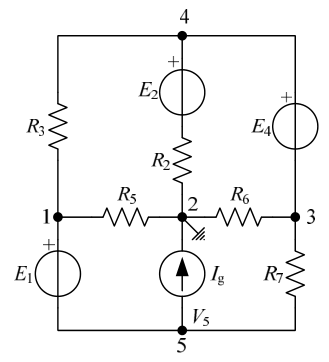
#> input picture samples/small_size_kolo.png, 329 x 362 px, found by its file name
$ python test.py
#> lines starting #> are read from the running program, lines starting #| are printed output that depends on the picture; after the words box and inside, x2 and y2 are one past the last pixel; in counts of white or black regions, pixels touching at a corner belong together
### src/old/flood_fill_tools.py
from matplotlib.pyplot import fill
import numpy as np
from skimage.segmentation import flood, flood_fill
import matplotlib.pyplot as plt
import cv2


def flood_recursive_find_max(matrix):
    width = len(matrix)
    height = len(matrix[0])
    max_count = 0
    max_cord = (0, 0)
    global count
    count = 0
    def fill(x,y,start_color,color_to_update):
        global count
        #if the square is not the same color as the starting point
        if matrix[x][y] != start_color:
            return
        #if the square is not the new color
        elif matrix[x][y] == color_to_update:
            return
        else:
            #update the color of the current square to the replacement color
            matrix[x][y] = color_to_update
            count += 1
            neighbors = [(x-1,y),(x+1,y),(x-1,y-1),(x+1,y+1),(x-1,y+1),(x+1,y-1),(x,y-1),(x,y+1)]
            for n in neighbors:
                if 0 <= n[0] <= width-1 and 0 <= n[1] <= height-1:
                    fill(n[0],n[1],start_color,color_to_update)

    for i in range(width):
        for j in range(height):
            if matrix[i][j] != 0:
                start_color = matrix[i][j]
                fill(i,j,start_color,0)
                if count > max_count:
                    max_count = count
                    max_cord = (i,j)
                count = 0
    print(max_count, max_cord)
    return max_cord

def flood_recursive(matrix, cord):
    width = len(matrix)
    height = len(matrix[0])
    def fill(x,y,start_color,color_to_update):
        global count
        #if the square is not the same color as the starting point
        if matrix[x][y] != start_color:
            return
        #if the square is not the new color
        elif matrix[x][y] == color_to_update:
            return
        else:
            #update the color of the current square to the replacement color
            matrix[x][y] = color_to_update
            count += 1
            neighbors = [(x-1,y),(x+1,y),(x-1,y-1),(x+1,y+1),(x-1,y+1),(x+1,y-1),(x,y-1),(x,y+1)]
            for n in neighbors:
                if 0 <= n[0] <= width-1 and 0 <= n[1] <= height-1:
                    fill(n[0],n[1],start_color,color_to_update)

    i = cord[0]
    j = cord[1]
    start_color = matrix[i][j]
    fill(i,j,start_color,0)
    return matrix

def find_closest(matrix, target, radius):
    nonzero = np.argwhere(matrix != 0)
    distances = np.sqrt((nonzero[:,0] - target[0]) ** 2 + (nonzero[:,1] - target[1]) ** 2)
    a = np.where(distances < radius)
    print(a)
    nonzero = np.zeros(matrix.shape)
    nonzero[a] = 1

### src/old/test.py
import cv2
import numpy as np
import matplotlib.pyplot as plt
import random
import sys
from skimage.morphology import skeletonize
from scipy.fft import fft2, fftshift
from skimage import img_as_float
from skimage.color import rgb2gray
from skimage.data import astronaut
from skimage.filters import window
from skimage import filters

from old.flood_fill_tools import flood_recursive, flood_recursive_find_max, find_closest
sys.setrecursionlimit(10000)


filename = "samples/small_size_kolo.png"
img = cv2.imread(filename)
#> img is the input picture: shape (362, 329, 3); min 0, max 255, mean 244.3
color_img = img.copy()
img = cv2.cvtColor(img, cv2.COLOR_BGR2GRAY)
#> img: shape (362, 329)
img = cv2.bitwise_not(img)
pure_img = img.copy()

# threshold image
_, img = cv2.threshold(img, 0, 255, cv2.THRESH_BINARY | cv2.THRESH_OTSU)
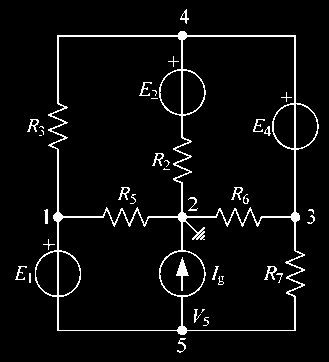
#> img: shape (362, 329); 4.9% white in thin lines or dots, all inside (x1, y1, x2, y2) = (15, 9, 319, 353)
org = img.copy()

delta = org.copy()
flood_recursive(delta, flood_recursive_find_max(img))
#> in flood_recursive_find_max, `width = len(matrix)`: width = 362
#> in flood_recursive_find_max, `height = len(matrix[0])`: height = 329
#> after the loop in flood_recursive_find_max, `for i in range(width):`: max_cord = (31, 180); max_count = 4590
#| 4590 (31, 180)
#> in flood_recursive, `i = cord[0]`: i = 31
#> in flood_recursive, `j = cord[1]`: j = 180
#> in flood_recursive, `start_color = matrix[i][j]`: start_color = 255
#> in fill, `neighbors = [(x-1,y),(x+1,y),(x-1,y-1),(x+1,y+1),(x-1,y+1),(x+1,y-1),(..`: neighbors = [(30, 180), (32, 180), (30, 179), (32, 181), (30, 181), (32, 179), (31, 179), (31, 181)]
#> the loop in fill, `for n in neighbors:` made 8 passes
#> n on pass 2: (32, 180)
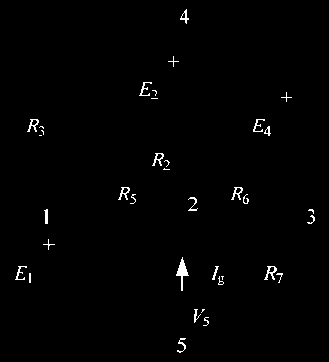
#> delta: shape (362, 329); 1% white in thin lines or dots, all inside (x1, y1, x2, y2) = (15, 9, 315, 353)
#> img: shape (362, 329); 4.89% of pixels changed, all inside (x1, y1, x2, y2) = (15, 9, 319, 353)

img = delta.copy()
delta = org - delta
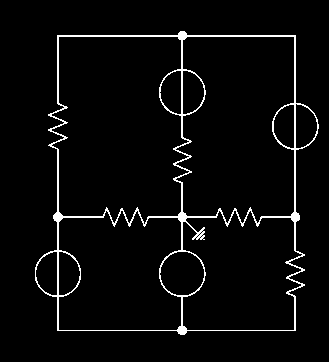
#> delta: shape (362, 329); 3.9% white in thin lines or dots, all inside (x1, y1, x2, y2) = (35, 31, 319, 335)
delta = delta//255
unique_values = np.unique(delta)
#> unique_values = [0, 1]

skeleton = skeletonize(delta)
#> skeleton: shape (362, 329) bool; 2% white in thin lines or dots, all inside (x1, y1, x2, y2) = (35, 35, 318, 331)
skeleton = skeleton.astype(np.uint8)
skeleton *= 255
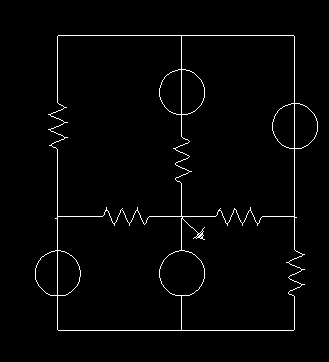
#> skeleton: shape (362, 329); 2% white in thin lines or dots, all inside (x1, y1, x2, y2) = (35, 35, 318, 331)

circles = cv2.HoughCircles(skeleton, cv2.HOUGH_GRADIENT, 1, 1, param1=1, param2=30, minRadius=0, maxRadius=100)
#> circles = [[181.5, 272.5, 21.7], [183.5, 92.5, 21.6], [183.5, 274.5, 21.3], [53.5, 273.5, 25.2], [177.5, 272.5, 25.2], [184.5, 270.5, 25], [184.5, 93.5, 20.5], [184.5, 88.5, 25.7], [179.5, 270.5, 20.5], [177.5, 275.5, 25.1]]
if circles is None:
    quit()
circles = np.uint16(np.around(circles))
#> circles = [[182, 272, 22], [184, 92, 22], [184, 274, 21], [54, 274, 25], [178, 272, 25], [184, 270, 25], [184, 94, 20], [184, 88, 26], [180, 270, 20], [178, 276, 25]]


skeleton_rgb = cv2.cvtColor(skeleton, cv2.COLOR_GRAY2BGR)
for i in circles[0, :]:
    cv2.circle(skeleton_rgb, (i[0], i[1]), i[2], (0, 255, 0), 2)
    cv2.circle(skeleton_rgb, (i[0], i[1]), 2, (0, 0, 255), 3)
#> this loop made 10 passes
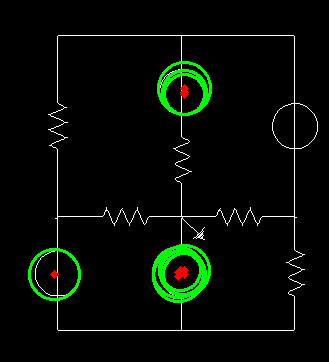
#> skeleton_rgb: shape (362, 329, 3); mean B, G, R 4.3, 11, 4.9


edge_sobel_h = filters.sobel_h(skeleton)
edge_sobel_v = filters.sobel_v(skeleton)
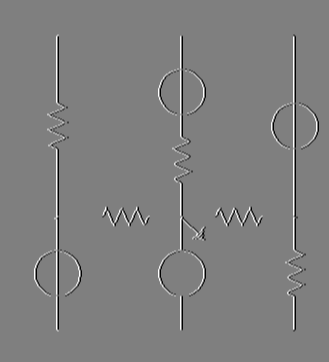
#> edge_sobel_v: shape (362, 329) float64; min -1, max 1, mean 0; drawn with min black and max white
edge_sobel = np.abs(edge_sobel_h*edge_sobel_v)
edge_sobel = edge_sobel*255
edge_sobel = edge_sobel.astype(np.uint8)


kernel = np.ones((3, 3), np.uint8)
gray = cv2.dilate(edge_sobel, kernel, iterations=1)
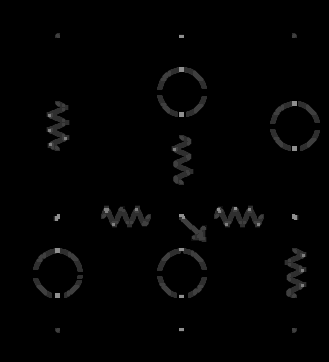
#> gray: shape (362, 329); min 0, max 143, mean 3
circles = cv2.HoughCircles(gray, cv2.HOUGH_GRADIENT, 1, 15, param1=1, param2=30, minRadius=0, maxRadius=100)
#> circles = [[181.5, 91.5, 25.4], [57.5, 273.5, 24.9], [181.5, 273.5, 24.9], [294.5, 125.5, 19.6]]
if circles is None:
    quit()


circles = np.uint16(np.around(circles))
#> circles = [[182, 92, 25], [58, 274, 25], [182, 274, 25], [294, 126, 20]]
gray_rgb = cv2.cvtColor(gray, cv2.COLOR_GRAY2BGR)
for i in circles[0, :]:
    cv2.circle(gray_rgb, (i[0], i[1]), i[2], (0, 255, 0), 2)
    cv2.circle(gray_rgb, (i[0], i[1]), 2, (0, 0, 255), 3)
    cv2.circle(gray, (i[0], i[1]), int(i[2]*1.5), (0, 0, 0), -1)
#> (the run stopped early here; a loop or call above may not have finished)

$ run again, with samples/medium_size_kolo.png copied over samples/small_size_kolo.png
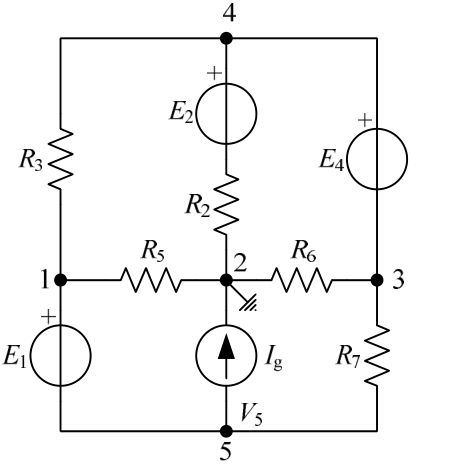
#> input picture samples/medium_size_kolo.png, 462 x 471 px, found by its file name
#> img is the input picture: shape (471, 462, 3); min 0, max 255, mean 244.7
#> `_, img = cv2.threshold(img, 0, 255, cv2.THRESH_BINARY | cv2.THRESH_OTSU)`:
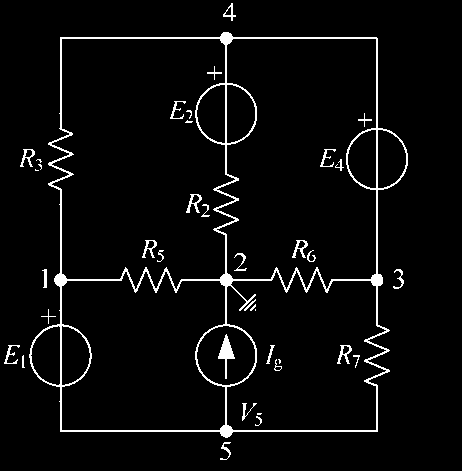
#> img: shape (471, 462); 4.2% white in thin lines or dots, all inside (x1, y1, x2, y2) = (4, 3, 408, 460)
#> width = 471
#> height = 462
#> after the loop in flood_recursive_find_max, `for i in range(width):`: max_cord = (32, 223); max_count = 7156
#| 7156 (32, 223)
#> in flood_recursive, `i = cord[0]`: i = 32
#> j = 223
#> start_color = 255
#> in fill, `neighbors = [(x-1,y),(x+1,y),(x-1,y-1),(x+1,y+1),(x-1,y+1),(x+1,y-1),(..`: neighbors = [(31, 223), (33, 223), (31, 222), (33, 224), (31, 224), (33, 222), (32, 222), (32, 224)]
#> the loop in fill, `for n in neighbors:` made 8 passes
#> unique_values = [0, 1]
#> `circles = cv2.HoughCircles(skeleton, cv2.HOUGH_GRADIENT, 1, 1, param1=..`: circles = [[228.5, 113.5, 29.9], [222.5, 357.5, 27.1], [63.5, 359.5, 26.3], [63.5, 350.5, 26], [221.5, 351.5, 26.1], [233.5, 114.5, 22.9]]
#> `circles = np.uint16(np.around(circles))`: circles = [[228, 114, 30], [222, 358, 27], [64, 360, 26], [64, 350, 26], [222, 352, 26], [234, 114, 23]]
#> the loop `for i in circles[0, :]:` made 6 passes
#> `gray = cv2.dilate(edge_sobel, kernel, iterations=1)`:
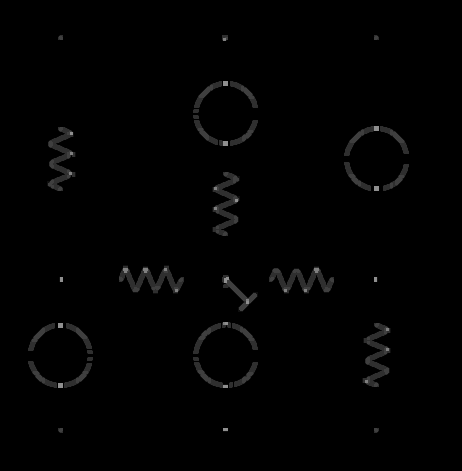
#> gray: shape (471, 462); min 0, max 143, mean 2.1
#> `circles = cv2.HoughCircles(gray, cv2.HOUGH_GRADIENT, 1, 15, param1=1, ..`: circles = [[376.5, 158.5, 27.7], [225.5, 355.5, 27.3], [225.5, 113.5, 27.9], [59.5, 351.5, 30.7]]
#> `circles = np.uint16(np.around(circles))`: circles = [[376, 158, 28], [226, 356, 27], [226, 114, 28], [60, 352, 31]]

$ run again, with samples/primer_kola.png copied over samples/small_size_kolo.png
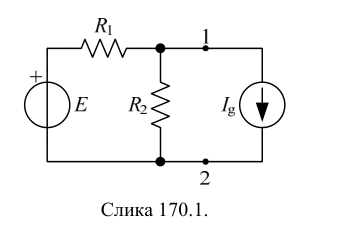
#> input picture samples/primer_kola.png, 337 x 240 px, found by its file name
#> img is the input picture: shape (240, 337, 3); min 0, max 255, mean 246.7
#> `_, img = cv2.threshold(img, 0, 255, cv2.THRESH_BINARY | cv2.THRESH_OTSU)`:
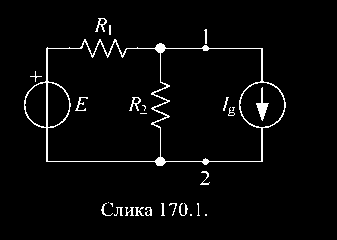
#> img: shape (240, 337); 3.3% white in thin lines or dots, all inside (x1, y1, x2, y2) = (24, 18, 286, 216)
#> width = 240
#> height = 337
#> after the loop in flood_recursive_find_max, `for i in range(width):`: max_cord = (39, 84); max_count = 1793
#| 1793 (39, 84)
#> in flood_recursive, `i = cord[0]`: i = 39
#> j = 84
#> start_color = 255
#> in fill, `neighbors = [(x-1,y),(x+1,y),(x-1,y-1),(x+1,y+1),(x-1,y+1),(x+1,y-1),(..`: neighbors = [(38, 84), (40, 84), (38, 83), (40, 85), (38, 85), (40, 83), (39, 83), (39, 85)]
#> the loop in fill, `for n in neighbors:` made 8 passes
#> unique_values = [0, 1]
#> `circles = cv2.HoughCircles(skeleton, cv2.HOUGH_GRADIENT, 1, 1, param1=..`: circles = [[48.5, 105.5, 21.6], [49.5, 106.5, 20.5], [49.5, 103.5, 20.7], [259.5, 106.5, 21.3], [258.5, 107.5, 19.1]]
#> `circles = np.uint16(np.around(circles))`: circles = [[48, 106, 22], [50, 106, 20], [50, 104, 21], [260, 106, 21], [258, 108, 19]]
#> the loop `for i in circles[0, :]:` made 5 passes
#> `gray = cv2.dilate(edge_sobel, kernel, iterations=1)`:
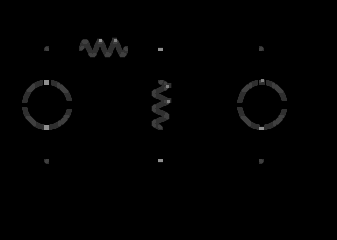
#> gray: shape (240, 337); min 0, max 143, mean 1.8
#> `circles = cv2.HoughCircles(gray, cv2.HOUGH_GRADIENT, 1, 15, param1=1, ..`: circles = [[261.5, 104.5, 24.9], [46.5, 104.5, 20]]
#> `circles = np.uint16(np.around(circles))`: circles = [[262, 104, 25], [46, 104, 20]]
